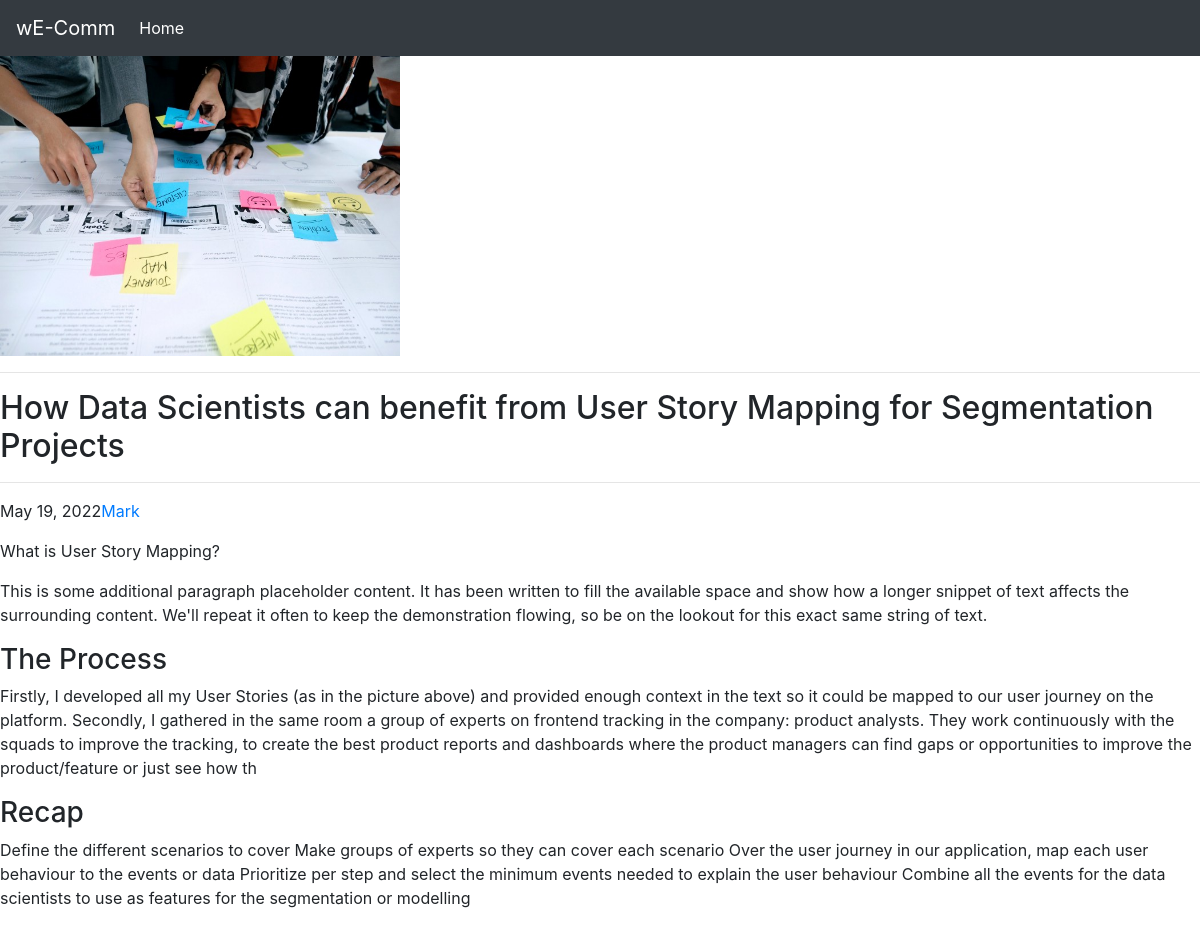
The app's page /blog/blogView/1 with its own data.
### blog/models.py (models this page shows, shortened)
class BlogContent(models.Model):
    title = models.CharField(max_length=100, default = "")
    timestamp = models.DateField(auto_now_add=True)
    head1 = models.CharField(max_length=100, default="")
    body1 = models.CharField(max_length=500, default="")
    head2 = models.CharField(max_length=100, default="")
    body2 = models.CharField(max_length=500, default="")
    head3 = models.CharField(max_length=100, default="")
    body3 = models.CharField(max_length=500, default="")
    image = models.ImageField(upload_to="blog/images", default="")

### blog/views.py (the view)
# urls.py: path('blogView/<int:b_id>', views.blogView),
def blogView(request, b_id):
    blog = BlogContent.objects.filter(id = b_id)
    return render(request, 'blog/blogView.html', {'blog' : blog[0]})

### blog/templates/blog/blogView.html (shortened to what this page needs)
{% extends 'blog/basic.html' %}
{% block body %}
<article class="blog-post">
    <img src="/media/{{blog.image}} " height="300px" width="400px">
    <hr>
    <h2 class="blog-post-title mb-1">{{blog.title}}</h2>
    <hr>
    <p class="blog-post-meta">{{blog.timestamp}}<a href="#">Mark</a></p>
    <p>{{blog.head1}}</p>
    <p>This is some additional paragraph placeholder content. It has been written to fill the available space and show how a longer snippet of text affects the surrounding content. We'll repeat it often to keep the demonstration flowing, so be on the lookout for this exact same string of text.</p>
    <h3>{{blog.head2}}</h3>
    <p>{{blog.body2}}</p>
    <h3>{{blog.head3}}</h3>
    <p>{{blog.body3}}</p>
  </article>
{%endblock%}

### records on screen
BlogContent: image (picture), title "How Data Scientists can benefit from User Story Mapping for Segmentation Projects", timestamp "May 19, 2022", head1 "What is User Story Mapping?", head2 "The Process", body2 "Firstly, I developed all my User Stories (as in the picture above) and provided enough context in the text so it could be mapped to our user journey on the platform. Secondly, I gathered in the same room a group of experts on frontend tracking in the company: product analysts. They work continuously with the squads to improve the tracking, to create the best product reports and dashboards where the product managers can find gaps or opportunities to improve the product/feature or just see how th", head3 "Recap", body3 "Define the different scenarios to cover Make groups of experts so they can cover each scenario Over the user journey in our application, map each user behaviour to the events or data Prioritize per step and select the minimum events needed to explain the user behaviour Combine all the events for the data scientists to use as features for the segmentation or modelling"
